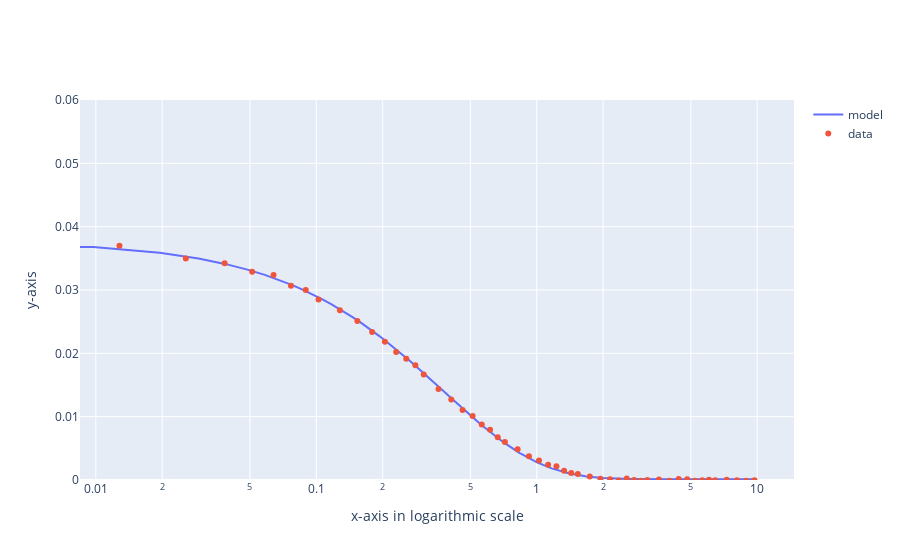

Source (notebook cell):
### Code cell
X,Y = m.draw()

# plt.plot(X,Y)
# plt.xlim(0,1)
# plt.show()

fig = go.Figure()
fig.add_trace(go.Scatter(x=X, y=Y, mode='lines', name='model'))

fig.update_layout(
	xaxis_type="log",
	xaxis_title="x-axis in logarithmic scale",
	yaxis_title="y-axis",
	# xaxis=dict(range=[np.log10(0), np.log10(10)]),
	yaxis=dict(range=[0, 0.06])
)

fig.add_trace(go.Scatter(x=x, y=y, mode='markers', name='data'))


fig.show()

### Figure 1 — Plotly figure (JSON) as saved in the notebook; plotly's stock layout.template omitted (floating-point values rounded to 4 significant figures; data arrays with more than 128 entries replaced by an {"elided": "..."} marker saying what was removed)
{"data": [{"mode": "lines", "name": "model", "type": "scatter", "x": {"elided": "1000 float values"}, "y": {"elided": "1000 float values"}}, {"mode": "markers", "name": "data", "type": "scatter", "x": [0.0, 0.0128, 0.0256, 0.0384, 0.0512, 0.064, 0.0768, 0.0896, 0.1024, 0.128, 0.1536, 0.1792, 0.2048, 0.2304, 0.256, 0.2816, 0.3072, 0.3584, 0.4096, 0.4608, 0.512, 0.5632, 0.6144, 0.6656, 0.7168, 0.8192, 0.9216, 1.024, 1.126, 1.229, 1.331, 1.434, 1.536, 1.741, 1.946, 2.15, 2.355, 2.56, 2.765, 2.97, 3.174, 3.584, 3.994, 4.403, 4.813, 5.222, 5.632, 6.042, 6.451, 7.27, 8.09, 8.909, 9.728], "y": [0.03821, 0.037, 0.03497, 0.03422, 0.0329, 0.03236, 0.03066, 0.03002, 0.02852, 0.02682, 0.02511, 0.02337, 0.02182, 0.02021, 0.01914, 0.01812, 0.01667, 0.01437, 0.01273, 0.01104, 0.01011, 0.008754, 0.007934, 0.006761, 0.006006, 0.004841, 0.003744, 0.003079, 0.002415, 0.002171, 0.001476, 0.001108, 0.000964, 0.0005523, 0.0001908, 0.0001304, -9.282e-05, 0.0002373, -5.949e-06, -0.0001279, 1.389e-05, 7.835e-05, -0.000107, 0.0001756, 0.0001351, -0.0001009, -2.421e-05, 4.278e-05, -4.902e-05, 2.37e-05, -4.293e-05, -0.0001076, -2.488e-05]}], "layout": {"xaxis": {"title": {"text": "x-axis in logarithmic scale"}, "type": "log"}, "yaxis": {"range": [0, 0.06], "title": {"text": "y-axis"}}}}
